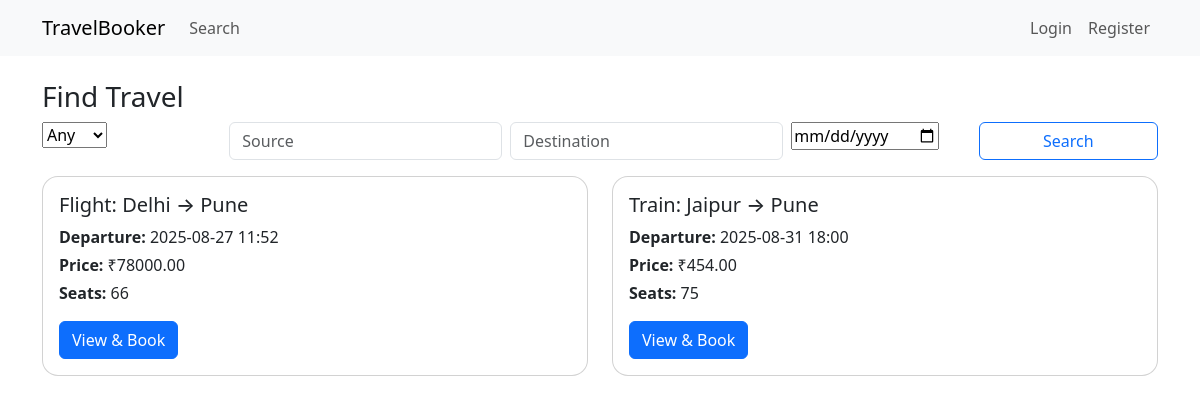
The page / on the database its author committed.
### booking/models.py (models this page shows, shortened)
class TravelOption(models.Model):
    class TravelType(models.TextChoices):
        FLIGHT = "FLIGHT", "Flight"
        TRAIN  = "TRAIN", "Train"
        BUS    = "BUS",   "Bus"
    travel_id = models.UUIDField(default=uuid.uuid4, editable=False, unique=True)
    type = models.CharField(max_length=10, choices=TravelType.choices)
    source = models.CharField(max_length=100)
    destination = models.CharField(max_length=100)
    departure = models.DateTimeField()
    price = models.DecimalField(max_digits=10, decimal_places=2)
    available_seats = models.PositiveIntegerField()
    class Meta:
        ordering = ["departure"]

### booking/views.py (the view, shortened to what this page needs)
# urls.py: path("", v.travel_list, name="travel_list"),
def travel_list(request):
    form = TravelFilterForm(request.GET or None)
    qs = TravelOption.objects.all()
    return render(request, "travel/list.html", {"form": form, "travels": qs})

### booking/forms.py
class TravelFilterForm(forms.Form):
    type = forms.ChoiceField(choices=[("", "Any")] + list(TravelOption.TravelType.choices), required=False)
    source = forms.CharField(required=False)
    destination = forms.CharField(required=False)
    date = forms.DateField(required=False, widget=forms.DateInput(attrs={"type":"date"}))

### booking/templates/travel/list.html
{% extends 'base.html' %}
{% block content %}
<h3>Find Travel</h3>
<form method="get" class="row g-2 mb-3">
  <div class="col-md-2">{{ form.type }}</div>
  <div class="col-md-3"><input class="form-control" name="source" value="{{ request.GET.source }}" placeholder="Source"></div>
  <div class="col-md-3"><input class="form-control" name="destination" value="{{ request.GET.destination }}" placeholder="Destination"></div>
  <div class="col-md-2">{{ form.date }}</div>
  <div class="col-md-2"><button class="btn btn-outline-primary w-100">Search</button></div>
</form>
<div class="row gy-3">
  {% for t in travels %}
  <div class="col-md-6">
    <div class="card h-100">
      <div class="card-body">
        <h5 class="card-title">{{ t.get_type_display }}: {{ t.source }} → {{ t.destination }}</h5>
        <p class="card-text mb-1"><strong>Departure:</strong> {{ t.departure|date:"Y-m-d H:i" }}</p>
        <p class="card-text mb-1"><strong>Price:</strong> ₹{{ t.price }}</p>
        <p class="card-text"><strong>Seats:</strong> {{ t.available_seats }}</p>
        <a class="btn btn-primary" href="{% url 'travel_detail' t.id %}">View & Book</a>
      </div>
    </div>
  </div>
  {% empty %}
  <p>No travel options found.</p>
  {% endfor %}
</div>
{% endblock %}

### booking/templates/base.html (shortened to what this page needs)
<!doctype html>
<html lang="en">
 {% load static %}
<head>
  <link href="https://cdn.jsdelivr.net/npm/bootstrap@5.3.3/dist/css/bootstrap.min.css" rel="stylesheet">
  <link href="{% static 'css/style.css' %}" rel="stylesheet">
</head>
<body>
<nav class="navbar navbar-expand-lg bg-body-tertiary">
  <div class="container">
    <a class="navbar-brand" href="{% url 'travel_list' %}">TravelBooker</a>
    <div id="nav" class="collapse navbar-collapse">
      <ul class="navbar-nav me-auto">
        <li class="nav-item"><a class="nav-link" href="{% url 'travel_list' %}">Search</a></li>
      </ul>
      <ul class="navbar-nav">
        {% if user.is_authenticated %}
          <li class="nav-item"><a class="nav-link" href="{% url 'profile' %}">Hi, {{ user.username }}</a></li>
          <li class="nav-item"><a class="nav-link" href="{% url 'logout' %}">Logout</a></li>
        {% else %}
          <li class="nav-item"><a class="nav-link" href="{% url 'login' %}">Login</a></li>
          <li class="nav-item"><a class="nav-link" href="{% url 'register' %}">Register</a></li>
        {% endif %}
      </ul>
    </div>
  </div>
</nav>
<div class="container mt-4">
  {% block content %}{% endblock %}
</div>
</body>
</html>

### static/css/style.css (style rules this page uses)
body { padding-bottom: 40px; }
.card { border-radius: 16px; }

### rows shown on the page
TravelOption: type "Flight", source "Delhi", destination "Pune", departure "2025-08-27 11:52", price "78000.00", available_seats "66"
TravelOption: type "Train", source "Jaipur", destination "Pune", departure "2025-08-31 18:00", price "454.00", available_seats "75"
